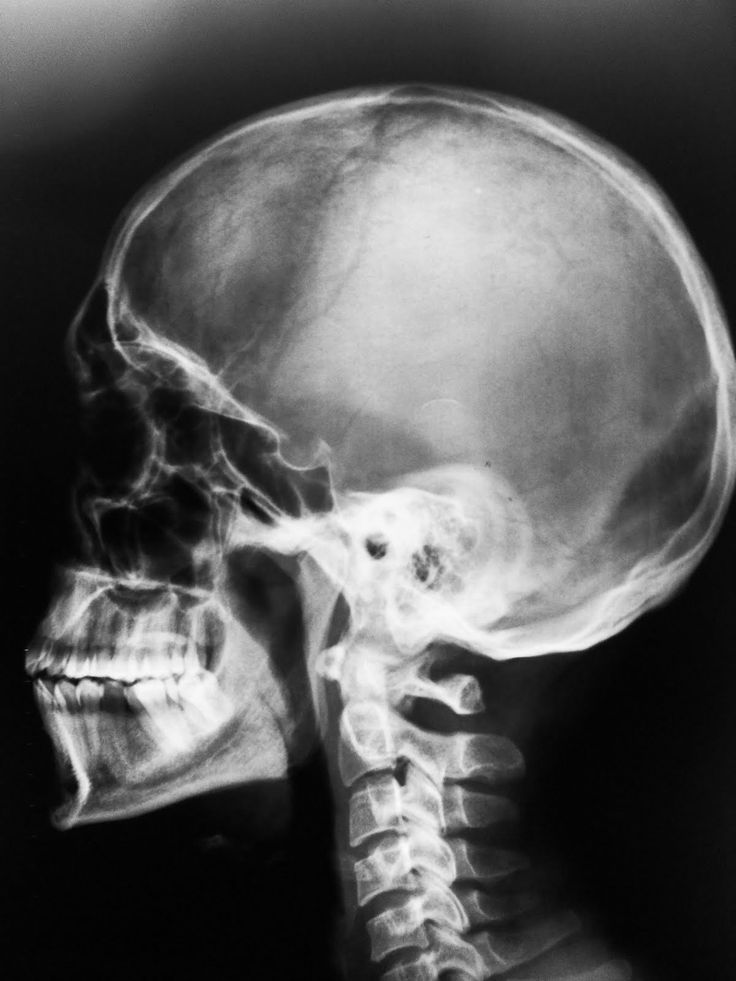
%> input picture craneo.jpg, 736 x 981 px
$ octave AjusteImagenyPixeles.m   (GNU Octave 9; MATLAB toolbox functions it lacks are replaced by stand-ins)
%> lines starting %> are read from the running program, lines starting %| are printed output that depends on the picture
%% Ajuste Imagen
foto=imread('craneo.jpg');  % Tiff, png, jpeg,bmp!!
%> foto is the input picture: size 981x736x3 uint8; min 0, max 252, mean 89.6

immod= imadjust(foto, [0 1],[1 0]);
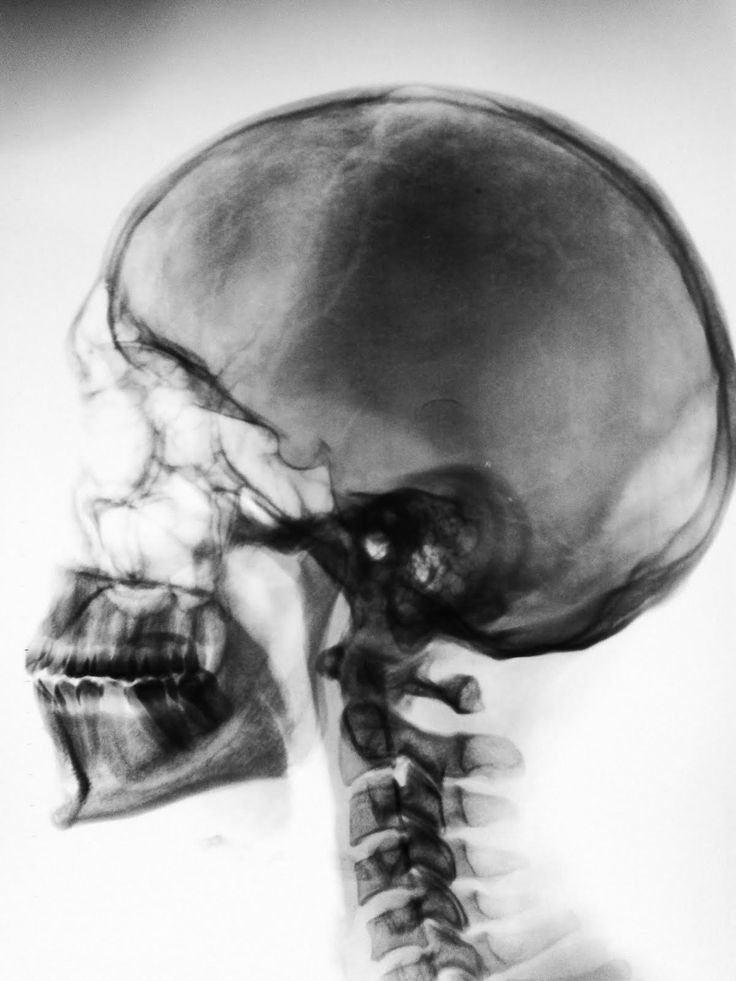
%> immod: size 981x736x3 uint8; min 3, max 255, mean 165.4
subplot(1,2,1);imshow(foto)
subplot(1,2,2);imshow(immod)

%% Histograma de la imagen
foto=imread('craneo.jpg');
foto= im2uint8(foto(:,:,1));
%> foto: size 981x736 uint8
H=imhist(foto)
%> H = 256 values, max 45274 at index 5, min 0 at index 254, mean 2820.4
axis([0 255 0 15000])
set(gca, 'xtick', 0:50:255)
set(gca,'ytick', 0 :2000:15000)
subplot(221)
imhist(H)
h1 = H(1:10:256);
%> h1 = 26 values, max 8307 at index 2, min 2 at index 1, mean 2401.1
horz = 1:10:256;
subplot(222)
bar(horz, h1)
axis([0 255 0 15000])
set(gca, 'xtick', 0:50:255)
set(gca, 'ytick', 0:2000:15000)
subplot(223)
stem(horz, h1, 'fill')
axis([0 255 0 15000])
set(gca, 'xtick',[0:50:255])
set(gca, 'ytick',[0:2000:15000])
subplot(224)
g=histeq(foto(:,:,1), 128);
% imhist(g)
imshow(g/0.8)
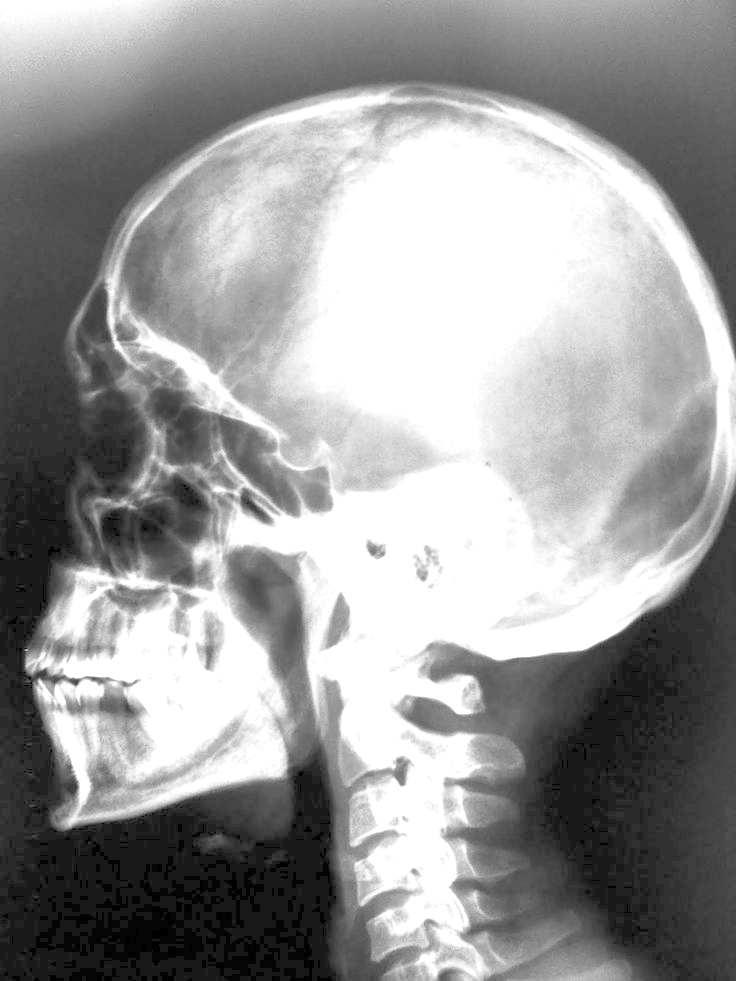
%> displayed picture: size 981x736, on the screen's scale of 0 to 255; min 0, max 255, mean 153.4

%%

X=foto(:,:,1);
subplot (1,2,1);imagesc(X);
subplot(1,2,2);plot(X)
%shading interp
colormap gray
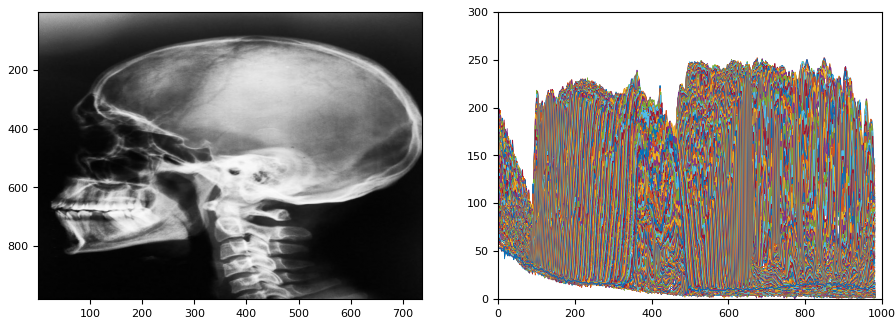
%> figure redrawn from the program's plot data, 2 panels

%%
% Imagen de 32x32
a=size(foto);
%> a = [981 736]
AAA=zeros(981,736);

for r=1:981
    for c=1:736

        AAA(1:16:r,1:16:c)=1;

    end
end

imshow(AAA)
colormap winter

%% Opcion alternativa de Ajuste
imag=imread('craneo.jpg', 'jpg');

x=rgb2gray(imag);
imshow(imag)
%% CAMBIAR LA SATURaCION DE LOS COLORES
xad2=imadjust(x,[0.5 0.75],[0.5 1],7);
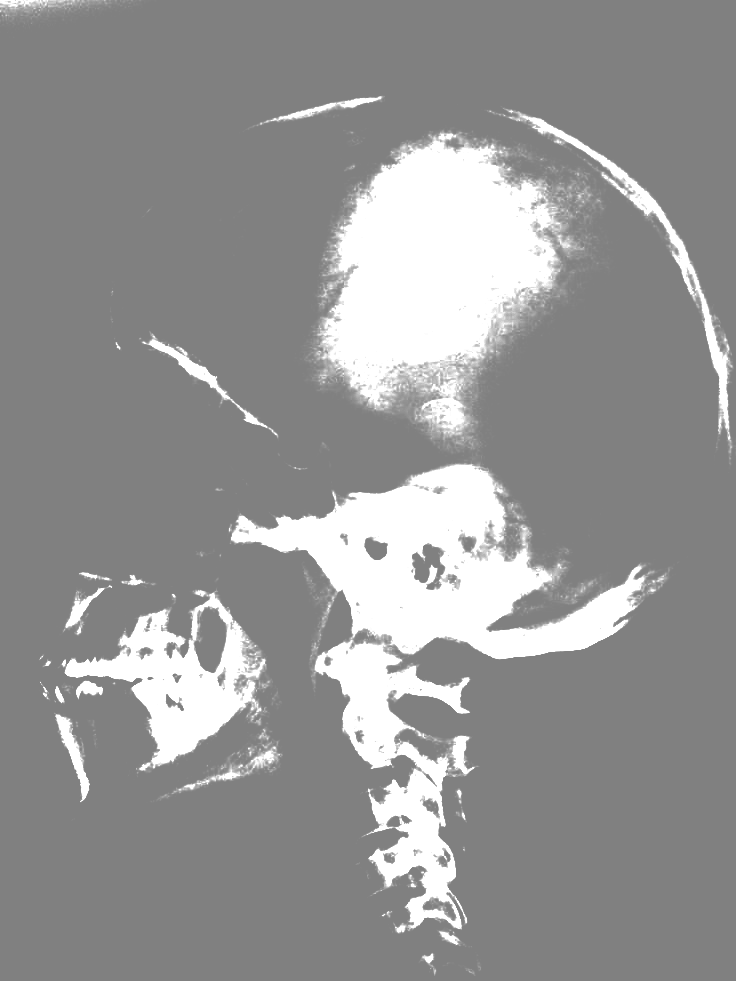
%> xad2: size 981x736 uint8; min 128, max 255, mean 149.1
imshow(xad2);
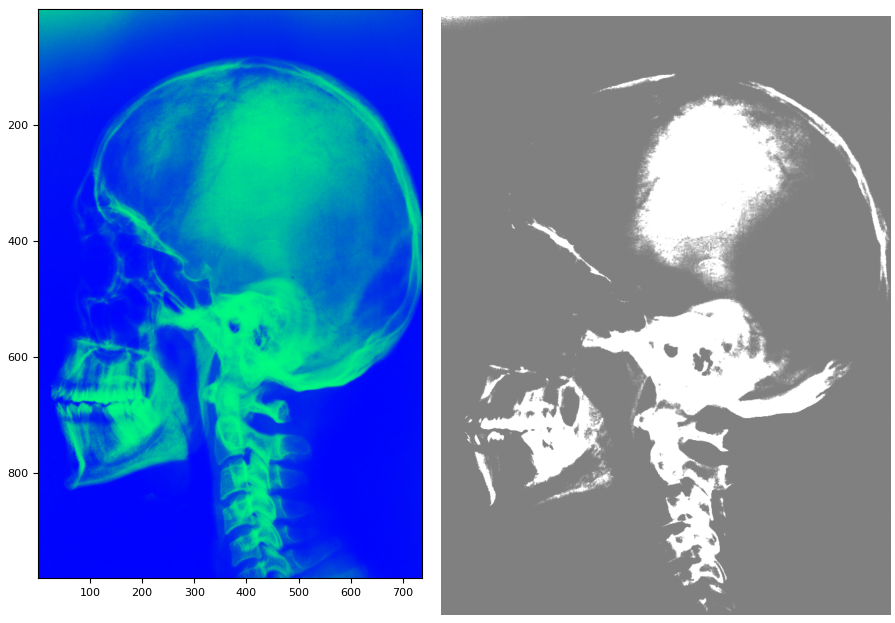
%> figure redrawn from the program's plot data, 2 panels
%% Recorte de imagen
i = imread('craneo.jpg', 'jpg');
i2 = imcrop(i, [200 200 200 200]);
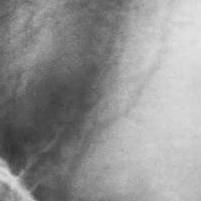
%> i2: size 201x201x3 uint8; min 49, max 226, mean 146.2
subplot(1,2,1); imshow(i);
subplot(1,2,2); imshow(i2);

%% Desopacar
l = imread('craneo.jpg', 'jpg');
background = imopen(i, strel('disk',15));
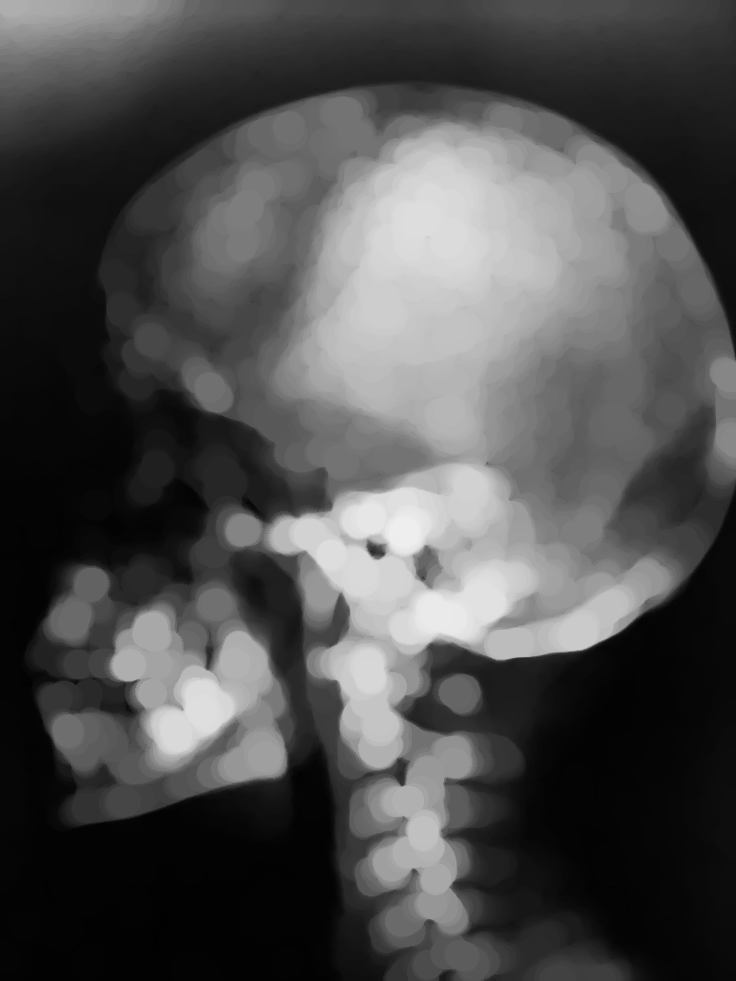
%> background: size 981x736x3 uint8; min 0, max 238, mean 78.3
%> (the run ends here)

$ run again, with IMAGEN.jpg copied over craneo.jpg
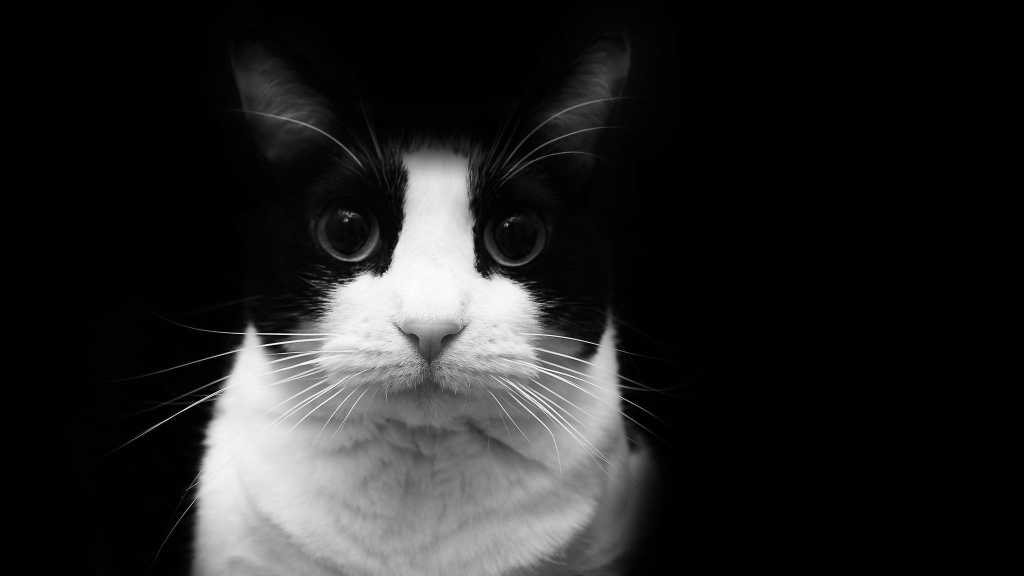
%> input picture IMAGEN.jpg, 2048 x 1152 px (shown at 1/2 size)
%> foto is the input picture: size 1152x2048x3 uint8; min 0, max 255, mean 37.1
%> `immod= imadjust(foto, [0 1],[1 0]);`:
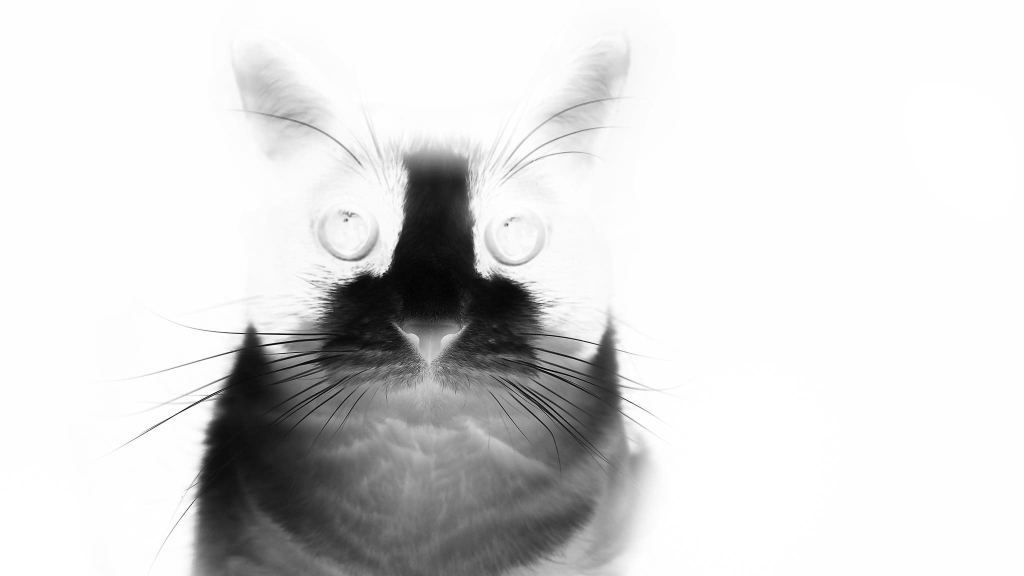
%> immod: size 1152x2048x3 uint8 (shown at 1/2 size); min 0, max 255, mean 217.9
%> foto: size 1152x2048 uint8
%> H = 256 values, max 1221904 at index 2, min 42 at index 255, mean 9216
%> h1 = 26 values, max 187888 at index 1, min 526 at index 26, mean 9937.2
%> i2: size 201x201x3 uint8; every value is 1
%> `background = imopen(i, strel('disk',15));`:
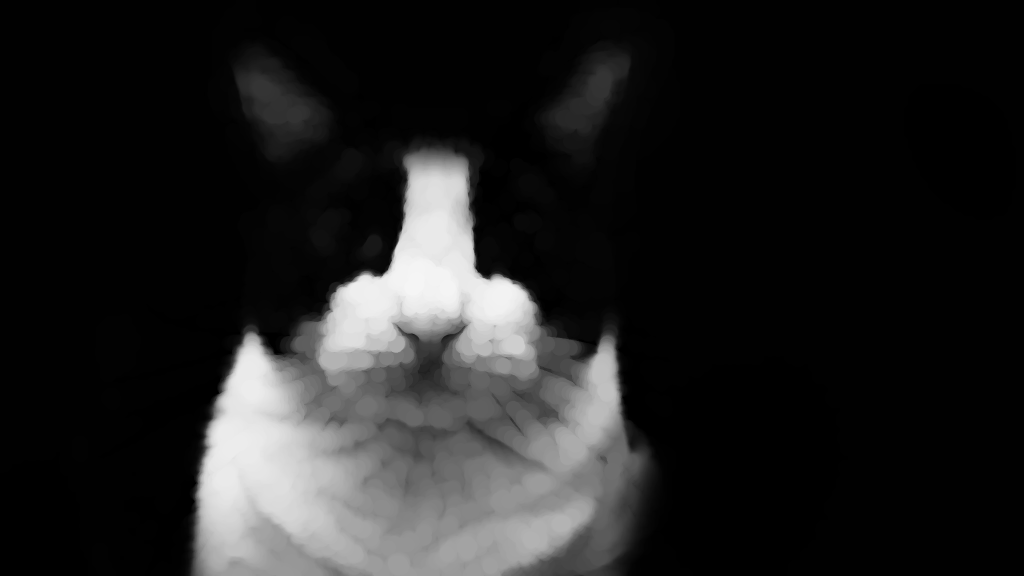
%> background: size 1152x2048x3 uint8 (shown at 1/2 size); min 0, max 245, mean 33.6

$ run again, with IMAGEPERFIL.png saved as craneo.jpg
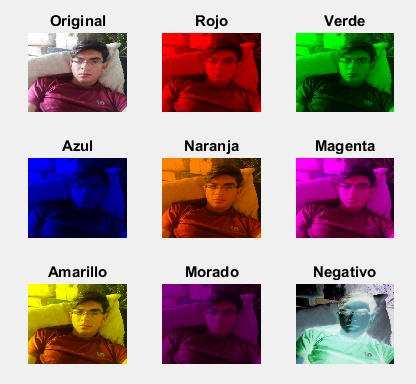
%> input picture IMAGEPERFIL.png, 416 x 384 px
%> foto is the input picture: size 384x416x3 uint8; mean R, G, B 173.5, 155.9, 156.9
%> foto: size 384x416 uint8
%> H = 256 values, max 68429 at index 241, min 84 at index 20, mean 624
%> h1 = 26 values, max 68429 at index 25, min 100 at index 22, mean 3226.5
%> `background = imopen(i, strel('disk',15));`:
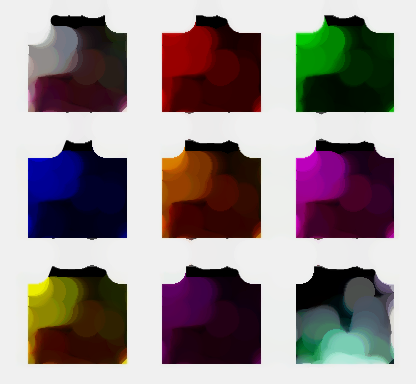
%> background: size 384x416x3 uint8; mean R, G, B 148.4, 137.4, 138.2
